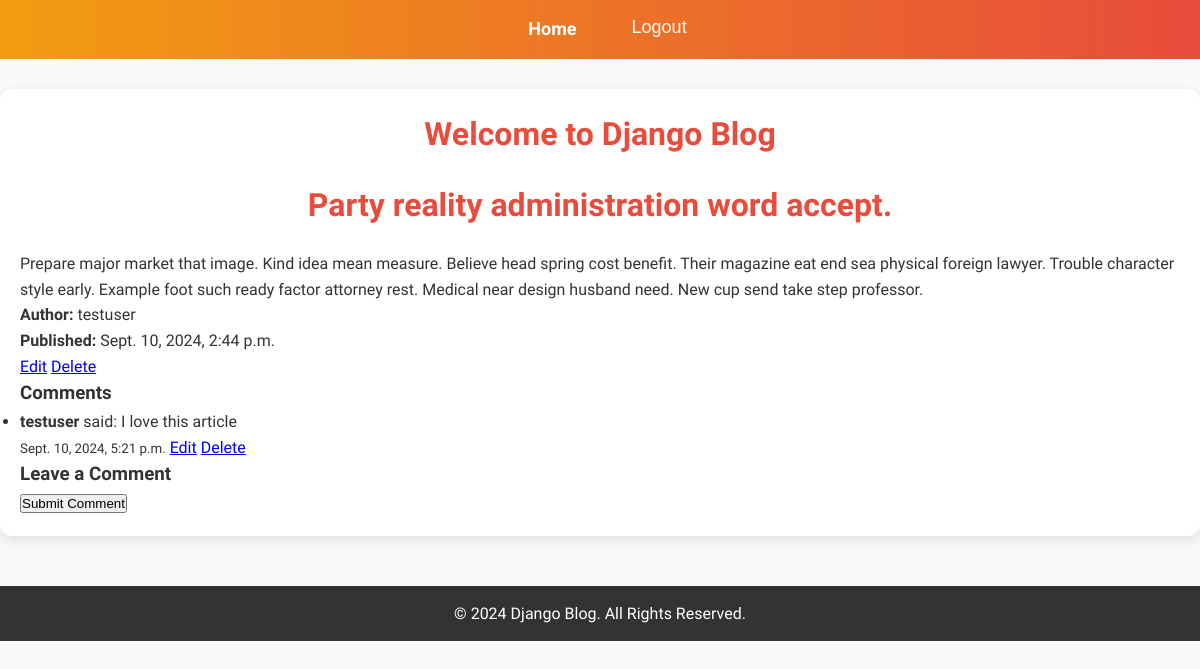
/post/6/ (signed in), run on an earlier commit of the app's database.
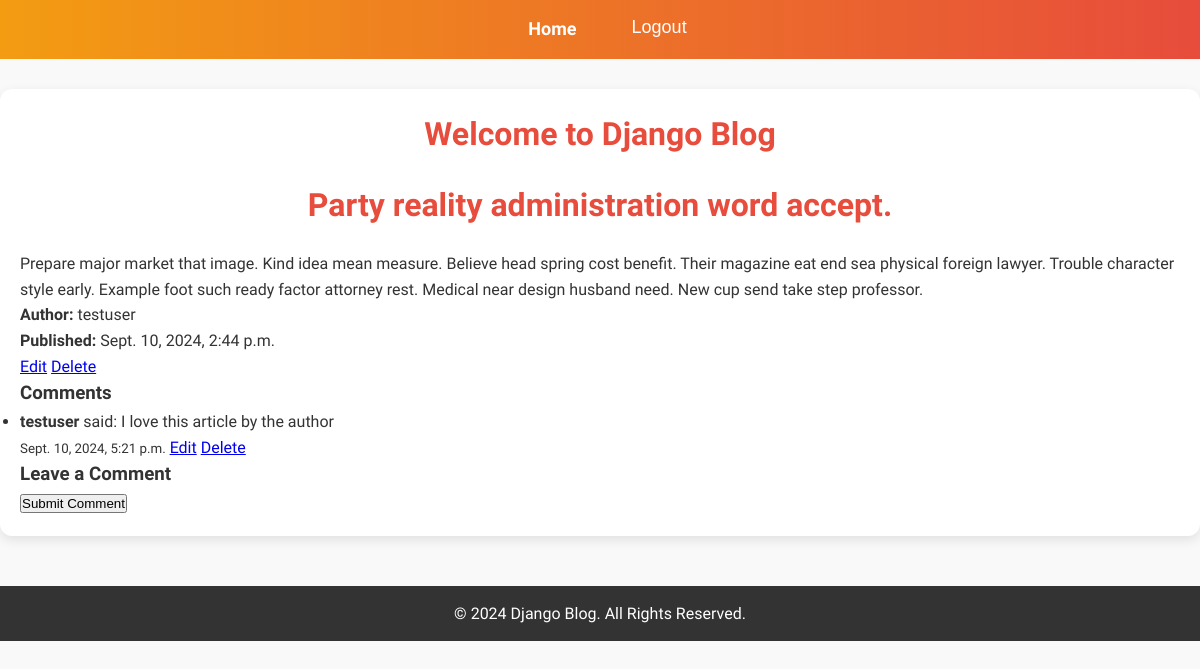
And on a later commit of the database.
### blog/models.py (models this page shows, shortened)
class Comment(models.Model):
    post = models.ForeignKey(Post, related_name='comments', on_delete=models.CASCADE)
    author = models.ForeignKey(User, on_delete=models.CASCADE)
    content = models.TextField()
    created_at = models.DateTimeField(auto_now_add=True)
    updated_at = models.DateTimeField(auto_now=True)

### blog/views.py (the view)
# urls.py: path('post/<int:pk>/', PostDetailView.as_view(), name='post-detail'),
class PostDetailView(LoginRequiredMixin, DetailView):
    model = Post
    template_name = 'blog/post_detail.html'

### blog/templates/blog/post_detail.html (shortened to what this page needs)
{% extends 'blog/base.html' %}
{% block content %}
    <h2>{{ object.title }}</h2>
    <p>{{ object.content }}</p>
    <p><strong>Author:</strong> {{ object.author }}</p>
    <p><strong>Published:</strong> {{ object.published_date }}</p>
    {% if user == object.author %}
        <a href="{% url 'post-update' object.id %}">Edit</a>
        <a href="{% url 'post-delete' object.id %}">Delete</a>
    {% endif %}
    <h3>Comments</h3>
    <ul>
        {% for comment in object.comments.all %}
            <li>
                <strong>{{ comment.author }}</strong> said: {{ comment.content }}
                <br><small>{{ comment.created_at }}</small>
                {% if comment.author == user %}
                    <a href="{% url 'edit-comment' comment.id %}">Edit</a>
                    <a href="{% url 'delete-comment' comment.id %}">Delete</a>
                {% endif %}
            </li>
        {% empty %}
            <li>No comments yet. Be the first to comment!</li>
        {% endfor %}
    </ul>
    <h3>Leave a Comment</h3>
    {% if user.is_authenticated %}
        <form method="post" action="{% url 'add-comment' object.id %}">
            <button type="submit">Submit Comment</button>
        </form>
    {% else %}
        <p><a href="{% url 'login' %}">Log in</a> to leave a comment.</p>
    {% endif %}
{% endblock %}

What changed in the data, as far as the page shows it:
changed Comment "testuser": content "I love this article" → "I love this article by the author"
